Frame 1 (no input): blank canvas, image omitted
Frame 60 (no input): blank canvas, image omitted
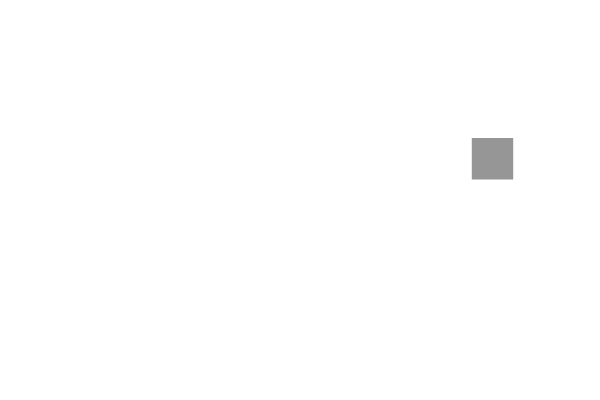
Frame 120 (the mouse pressed at the canvas centre since frame 60)

The p5.js sketch whose frames 1 and 60 were blank and that drew this single picture after the mouse press (run headless with seeded random() and noise() and a simulated clock; from frame 60 on, the mouse is pressed at the canvas centre):

// p5.js sketch
// ── sketch.js
let squares = [];

function setup() {
  createCanvas(600, 400);
}

function draw() {
  background(255);

  for (let square of squares) {
    move(square);
    display(square);
  }
  // for (let i = 0; i < squares.length; i++) {
  //   move(squares[i]);
  //   display(squares[i]);
  // }
}

function mousePressed() {
  let square = {
    x: mouseX,
    y: mouseY,
    size: random(20, 50),
    xspeed: random(1, 10),
    yspeed: random(1, 10)
  };
  squares.push(square); 
}

function keyPressed() {
  if (key === ' ') {
    squares.pop(); 
  }
}

function move(square) {
  square.x += square.xspeed;
  square.y += square.yspeed;

  if (square.x > width || square.x < 0 ) {
    square.xspeed *= -1;
  }
  if (square.y > height || square.y < 0 ) {
    square.yspeed *= -1;
  }
}

function display(square) {
  fill(150, 150, 150);
  noStroke();
  rect(square.x, square.y, square.size, square.size);
}
